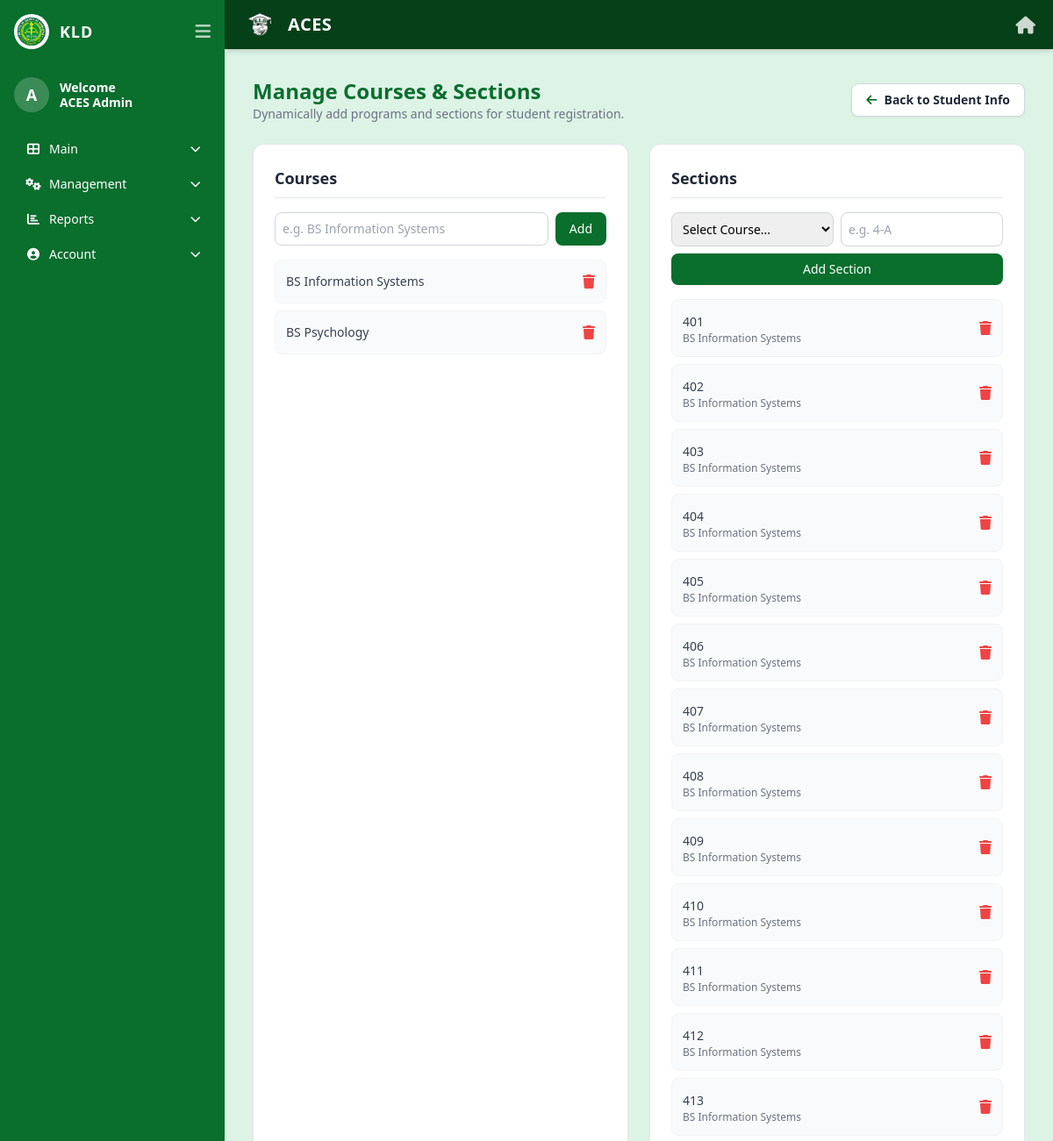
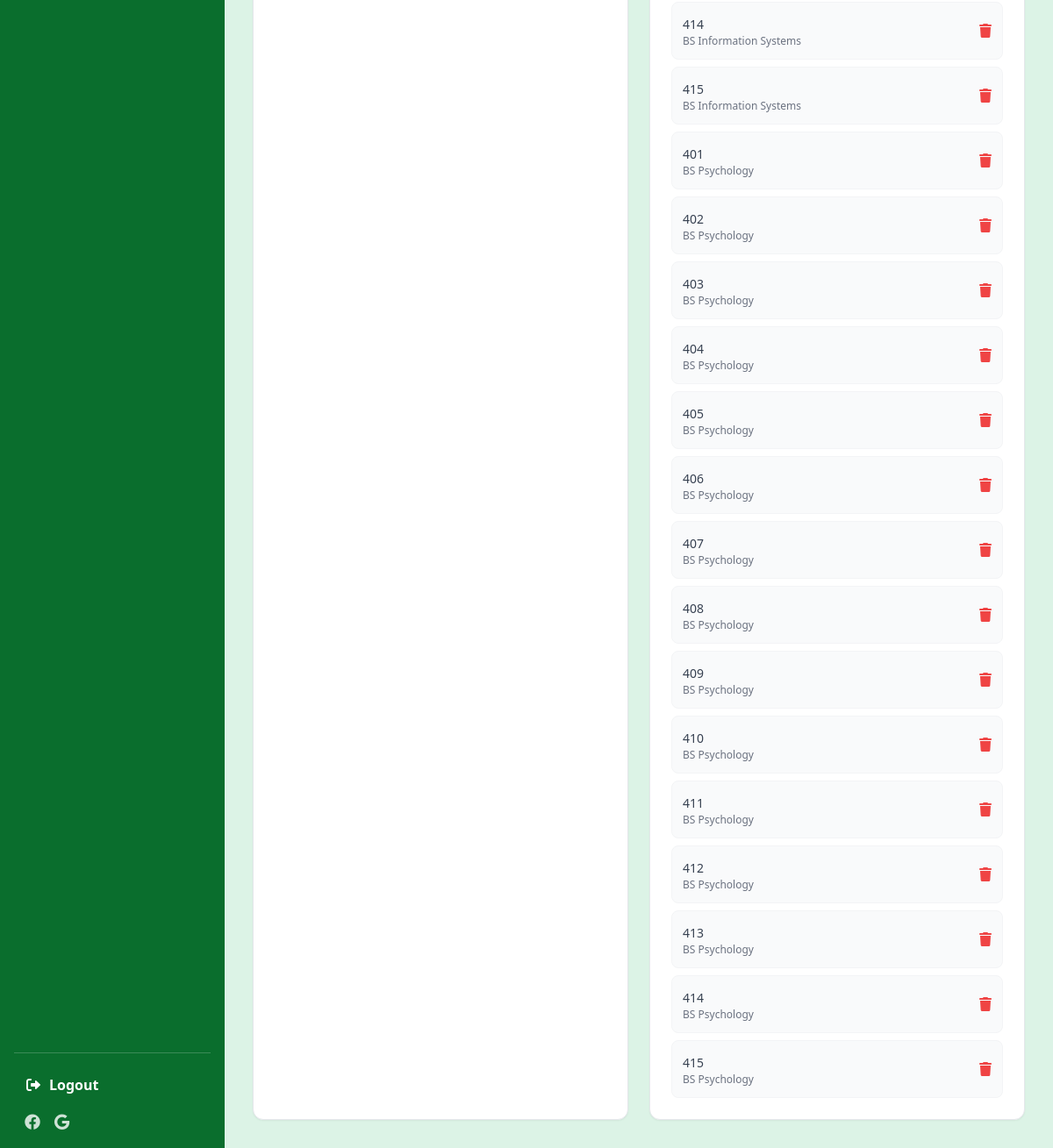
The page /staff/manage_courses.php (signed in) on the database its author committed (2 pictures, top to bottom).
### tables this page shows
CREATE TABLE `users` (
  `user_id` int(11) NOT NULL,
  `email` varchar(100) NOT NULL,
  `avatar` varchar(255) DEFAULT NULL,
  `password_hash` varchar(255) NOT NULL,
  `is_verified` tinyint(1) NOT NULL DEFAULT 0,
  `verification_token` varchar(64) DEFAULT NULL,
  `verification_expires` datetime DEFAULT NULL,
  `reset_token` varchar(64) DEFAULT NULL,
  `reset_expires` datetime DEFAULT NULL,
  `full_name` varchar(100) NOT NULL,
  `role` enum('student','staff') NOT NULL,
  `staff_role` varchar(50) DEFAULT NULL,
  `is_active` tinyint(1) NOT NULL DEFAULT 1,
  `created_by` int(11) DEFAULT NULL,
  `created_at` datetime DEFAULT current_timestamp(),
  `pending_email` varchar(255) DEFAULT NULL,
  `email_change_pin` varchar(6) DEFAULT NULL,
  `email_pin_expiry` datetime DEFAULT NULL
);

CREATE TABLE `courses` (
  `id` int(11) NOT NULL,
  `name` varchar(100) NOT NULL
);

CREATE TABLE `sections` (
  `id` int(11) NOT NULL,
  `course_id` int(11) NOT NULL,
  `name` varchar(50) NOT NULL
);

### includes/auth.php (called while the page is built, shortened)
<?php
function isStaff() {
    return isset($_SESSION['role']) && $_SESSION['role'] === 'staff';
}
?>

### staff/manage_courses.php (the view, shortened to what this page needs)
<?php
require_once __DIR__ . '/../includes/auth.php';
$courses = $pdo->query("SELECT * FROM courses ORDER BY name")->fetchAll();
$sections = $pdo->query("
    SELECT s.*, c.name AS course_name
    FROM sections s JOIN courses c ON s.course_id = c.id
    ORDER BY c.name, s.name
")->fetchAll();
?>
<!DOCTYPE html>
<html lang="en" class="h-full">
<head>
    <link rel="stylesheet" href="../assets/css/tailwind.css">
    <link rel="stylesheet" href="https://cdnjs.cloudflare.com/ajax/libs/font-awesome/6.0.0/css/all.min.css">
</head>
<body class="bg-[#dcf3e6] font-sans h-screen flex flex-col md:flex-row">
    <?php include '../includes/staff_sidebar.php'; ?>
    <div class="flex-1 flex flex-col overflow-hidden">
        <?php include '../includes/header.php'; ?>
        <main class="flex-1 p-4 md:p-8 overflow-y-auto">
            <div class="flex justify-between items-center mb-6">
                <div>
                    <h1 class="text-2xl font-bold text-[#0a6e2d]">Manage Courses & Sections</h1>
                    <p class="text-sm text-gray-500">Dynamically add programs and sections for student registration.</p>
                </div>
                <a href="students.php" class="bg-white hover:bg-gray-50 border border-gray-300 text-gray-800 text-sm font-semibold px-4 py-2 rounded-lg inline-flex items-center gap-2 transition shadow-sm">
                    <i class="fas fa-arrow-left text-[#0a6e2d]"></i> Back to Student Info
                </a>
            </div>
            <div class="grid grid-cols-1 md:grid-cols-2 gap-6">
                <div class="bg-white rounded-xl shadow-sm border border-gray-200 p-6">
                    <h2 class="text-lg font-bold text-gray-800 mb-4 border-b pb-2">Courses</h2>
                    <form method="POST" class="flex gap-2 mb-4">
                        <input type="text" name="course_name" placeholder="e.g. BS Information Systems" required class="flex-1 border border-gray-300 rounded-lg p-2 text-sm">
                        <button type="submit" class="bg-[#0a6e2d] text-white px-4 py-2 rounded-lg text-sm font-medium">Add</button>
                    </form>
                    <ul class="space-y-2">
                        <?php foreach ($courses as $c): ?>
                        <li class="flex justify-between items-center bg-gray-50 p-3 rounded-lg border border-gray-100">
                            <span class="font-medium text-gray-700 text-sm"><?= htmlspecialchars($c['name']) ?></span>
                            <form method="POST" onsubmit="return confirm('Delete this course and all its sections?');">
                                <button type="submit" class="text-red-500 hover:text-red-700"><i class="fas fa-trash"></i></button>
                            </form>
                        </li>
                        <?php endforeach; ?>
                    </ul>
                </div>
                <div class="bg-white rounded-xl shadow-sm border border-gray-200 p-6">
                    <h2 class="text-lg font-bold text-gray-800 mb-4 border-b pb-2">Sections</h2>
                    <form method="POST" class="grid grid-cols-2 gap-2 mb-4">
                        <select name="course_id" required class="border border-gray-300 rounded-lg p-2 text-sm">
                            <option value="">Select Course...</option>
                        </select>
                        <input type="text" name="section_name" placeholder="e.g. 4-A" required class="border border-gray-300 rounded-lg p-2 text-sm">
                        <button type="submit" class="col-span-2 bg-[#0a6e2d] text-white px-4 py-2 rounded-lg text-sm font-medium">Add Section</button>
                    </form>
                    <ul class="space-y-2 max-h-96 overflow-y-auto">
                        <?php foreach ($sections as $s): ?>
                        <li class="flex justify-between items-center bg-gray-50 p-3 rounded-lg border border-gray-100">
                            <div>
                                <span class="font-medium text-gray-700 text-sm"><?= htmlspecialchars($s['name']) ?></span>
                                <span class="text-xs text-gray-500 block"><?= htmlspecialchars($s['course_name']) ?></span>
                            </div>
                            <form method="POST">
                                <button type="submit" class="text-red-500 hover:text-red-700"><i class="fas fa-trash"></i></button>
                            </form>
                        </li>
                        <?php endforeach; ?>
                    </ul>
                </div>
            </div>
        </main>
    </div>
</body>
</html>

### includes/staff_sidebar.php (shortened to what this page needs)
<?php
if (!isset($staff_name)) {
    $stmt = $pdo->prepare("SELECT full_name FROM users WHERE user_id = ?");
    $stmt->execute([$_SESSION['user_id']]);
    $sidebar_user = $stmt->fetch();
    $staff_name = $sidebar_user['full_name'];
}
?>
<aside id="staffSidebar" class="hidden md:flex w-64 bg-[#0a6e2d] text-white flex-col p-4 shrink-0 h-screen sticky top-0 transition-all duration-300 overflow-y-auto">
    <div>
        <div class="flex items-center justify-between mb-8">
            <div class="flex items-center gap-3" id="sidebarBrand">
                <img src="../assets/images/kld_logo.png" class="w-10 h-10 rounded-full border border-white/20 bg-white p-0.5 object-contain" alt="KLD">
                <span class="font-bold tracking-wider text-lg sidebar-text">KLD</span>
            </div>
            <button id="sidebarToggleBtn" class="text-white/70 hover:text-white text-xl focus:outline-none">
                <i class="fas fa-bars"></i>
            </button>
        </div>
        <?php
        $stmt_av = $pdo->prepare("SELECT full_name, avatar FROM users WHERE user_id = ?");
        $stmt_av->execute([$_SESSION['user_id']]);
        $sb_user = $stmt_av->fetch();
        $sb_name = $sb_user['full_name'] ?? $staff_name;
        $sb_avatar = $sb_user['avatar'] ?? null;
        ?>
        <div class="mb-6 sidebar-text flex items-center gap-3">
            <?php if (!empty($sb_avatar)): ?>
                <img src="../<?= htmlspecialchars($sb_avatar) ?>" alt="Avatar" class="h-10 w-10 rounded-full object-cover border-2 border-white/30 shadow-sm shrink-0">
            <?php else: ?>
                <div class="h-10 w-10 rounded-full bg-white/20 text-white flex items-center justify-center font-bold text-lg border-2 border-white/30 shrink-0">
                    <?= strtoupper(substr($sb_name, 0, 1)) ?>
                </div>
            <?php endif; ?>
            <div class="min-w-0">
                <h2 class="text-sm font-bold leading-tight">Welcome<br><?= htmlspecialchars($sb_name) ?></h2>
            </div>
        </div>
        <nav class="space-y-1 text-sm">
            <div class="sidebar-group">
                <button class="group-header flex items-center justify-between w-full text-left text-white hover:text-green-200 hover:bg-white/10 rounded-lg px-3 py-2 transition-colors">
                    <span><i class="fas fa-th-large mr-2 w-5 text-center"></i><span class="sidebar-text">Main</span></span>
                    <i class="fas fa-chevron-down text-xs transition-transform duration-200 sidebar-text"></i>
                </button>
            </div>
            <?php if (isStaff()): ?>
            <div class="sidebar-group">
                <button class="group-header flex items-center justify-between w-full text-left text-white hover:text-green-200 hover:bg-white/10 rounded-lg px-3 py-2 transition-colors">
                    <span><i class="fas fa-cogs mr-2 w-5 text-center"></i><span class="sidebar-text">Management</span></span>
                    <i class="fas fa-chevron-down text-xs transition-transform duration-200 sidebar-text"></i>
                </button>
            </div>
            <?php endif; ?>
            <div class="sidebar-group">
                <button class="group-header flex items-center justify-between w-full text-left text-white hover:text-green-200 hover:bg-white/10 rounded-lg px-3 py-2 transition-colors">
                    <span><i class="fas fa-chart-bar mr-2 w-5 text-center"></i><span class="sidebar-text">Reports</span></span>
                    <i class="fas fa-chevron-down text-xs transition-transform duration-200 sidebar-text"></i>
                </button>
            </div>
            <div class="sidebar-group">
                <button class="group-header flex items-center justify-between w-full text-left text-white hover:text-green-200 hover:bg-white/10 rounded-lg px-3 py-2 transition-colors">
                    <span><i class="fas fa-user-circle mr-2 w-5 text-center"></i><span class="sidebar-text">Account</span></span>
                    <i class="fas fa-chevron-down text-xs transition-transform duration-200 sidebar-text"></i>
                </button>
            </div>
        </nav>
    </div>
    <div class="mt-auto pt-4 border-t border-white/20">
        <a href="../logout.php" onclick="return confirm('Are you sure you want to log out?');" class="block text-white font-bold hover:text-red-300 hover:bg-white/10 rounded-lg px-3 py-2 transition-colors sidebar-text mb-2">
            <i class="fas fa-sign-out-alt mr-2 w-5 text-center"></i><span class="sidebar-text">Logout</span>
        </a>
        <div class="flex gap-4 text-lg opacity-80 sidebar-text px-3">
            <a href="https://www.facebook.com/KLDOfficial2021" target="_blank" rel="noopener noreferrer" class="hover:text-white transition-colors" title="KLD Official Facebook Page">
                <i class="fa-brands fa-facebook"></i>
            </a>
            <a href="https://www.kld.edu.ph/" target="_blank" rel="noopener noreferrer" class="hover:text-white transition-colors" title="KLD Official Website">
                <i class="fa-brands fa-google"></i>
            </a>
        </div>
    </div>
</aside>

### rows shown on the page
users: full_name "A", full_name "ACES Admin"
courses: name "BS Information Systems"
courses: name "BS Psychology"
sections: name "401", course.name "BS Information Systems"
sections: name "402", course.name "BS Information Systems"
sections: name "403", course.name "BS Information Systems"
sections: name "404", course.name "BS Information Systems"
sections: name "405", course.name "BS Information Systems"
sections: name "406", course.name "BS Information Systems"
sections: name "407", course.name "BS Information Systems"
sections: name "408", course.name "BS Information Systems"
sections: name "409", course.name "BS Information Systems"
sections: name "410", course.name "BS Information Systems"
sections: name "411", course.name "BS Information Systems"
sections: name "412", course.name "BS Information Systems"
sections: name "413", course.name "BS Information Systems"
sections: name "414", course.name "BS Information Systems"
sections: name "415", course.name "BS Information Systems"
sections: name "401", course.name "BS Psychology"
sections: name "402", course.name "BS Psychology"
sections: name "403", course.name "BS Psychology"
sections: name "404", course.name "BS Psychology"
sections: name "405", course.name "BS Psychology"
sections: name "406", course.name "BS Psychology"
sections: name "407", course.name "BS Psychology"
sections: name "408", course.name "BS Psychology"
sections: name "409", course.name "BS Psychology"
sections: name "410", course.name "BS Psychology"
sections: name "411", course.name "BS Psychology"
sections: name "412", course.name "BS Psychology"
sections: name "413", course.name "BS Psychology"
sections: name "414", course.name "BS Psychology"
sections: name "415", course.name "BS Psychology"
